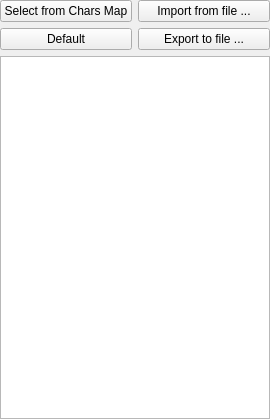
<?xml version="1.0" encoding="UTF-8"?>
<ui version="4.0">
 <class>CharactersFrame</class>
 <widget class="QWidget" name="CharactersFrame">
  <property name="geometry">
   <rect>
    <x>0</x>
    <y>0</y>
    <width>270</width>
    <height>419</height>
   </rect>
  </property>
  <property name="sizePolicy">
   <sizepolicy hsizetype="Minimum" vsizetype="Minimum">
    <horstretch>0</horstretch>
    <verstretch>0</verstretch>
   </sizepolicy>
  </property>
  <property name="windowTitle">
   <string>Frame</string>
  </property>
  <property name="locale">
   <locale language="English" country="UnitedStates"/>
  </property>
  <layout class="QVBoxLayout" name="verticalLayout">
   <property name="spacing">
    <number>6</number>
   </property>
   <property name="sizeConstraint">
    <enum>QLayout::SetMinimumSize</enum>
   </property>
   <property name="leftMargin">
    <number>0</number>
   </property>
   <property name="topMargin">
    <number>0</number>
   </property>
   <property name="rightMargin">
    <number>0</number>
   </property>
   <property name="bottomMargin">
    <number>0</number>
   </property>
   <item>
    <layout class="QGridLayout" name="gridLayout">
     <item row="0" column="1">
      <widget class="QPushButton" name="pushButtonImport">
       <property name="text">
        <string>Import from file ...</string>
       </property>
      </widget>
     </item>
     <item row="1" column="1">
      <widget class="QPushButton" name="pushButtonExport">
       <property name="text">
        <string>Export to file ...</string>
       </property>
      </widget>
     </item>
     <item row="0" column="0">
      <widget class="QPushButton" name="pushButton_SelectFromCharsMap">
       <property name="enabled">
        <bool>true</bool>
       </property>
       <property name="text">
        <string>Select from Chars Map</string>
       </property>
      </widget>
     </item>
     <item row="1" column="0">
      <widget class="QPushButton" name="pushButtonDefault">
       <property name="text">
        <string>Default</string>
       </property>
      </widget>
     </item>
    </layout>
   </item>
   <item>
    <widget class="QPlainTextEdit" name="plainTextEdit">
     <property name="plainText">
      <string/>
     </property>
    </widget>
   </item>
  </layout>
 </widget>
 <resources/>
 <connections/>
</ui>
